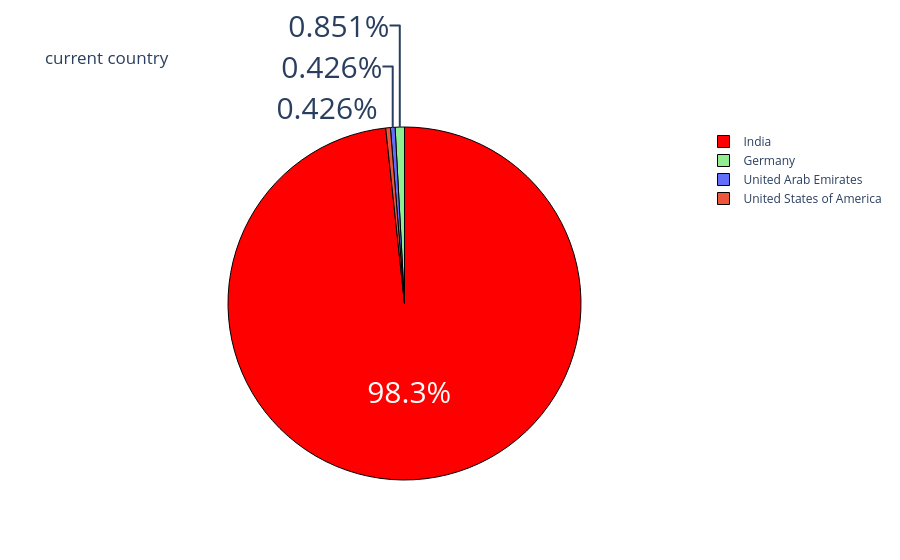

Notebook code cell kept with this figure:
### Code cell
#1.what is the analysis of country? percentage of people of any country in pie graph with labelling
country=data['Your Current Country.'].value_counts()
label=country.index
counts=country.values
colors=['red','lightgreen']
fig=go.Figure(data=[go.Pie(labels=label,values=counts)])
fig.update_layout(title_text='current country')
fig.update_traces(hoverinfo='label+value', textinfo='percent', textfont_size=30, 
                  marker=dict(colors=colors, line=dict(color='black', width=1)))
fig.show()

### Figure 1 — Plotly figure (JSON) as saved in the notebook; plotly's stock layout.template omitted (floating-point values rounded to 4 significant figures)
{"data": [{"hoverinfo": "label+value", "labels": ["India", "Germany", "United Arab Emirates", "United States of America"], "marker": {"colors": ["red", "lightgreen"], "line": {"color": "black", "width": 1}}, "textfont": {"size": 30}, "textinfo": "percent", "type": "pie", "values": [231, 2, 1, 1]}], "layout": {"title": {"text": "current country"}}}
